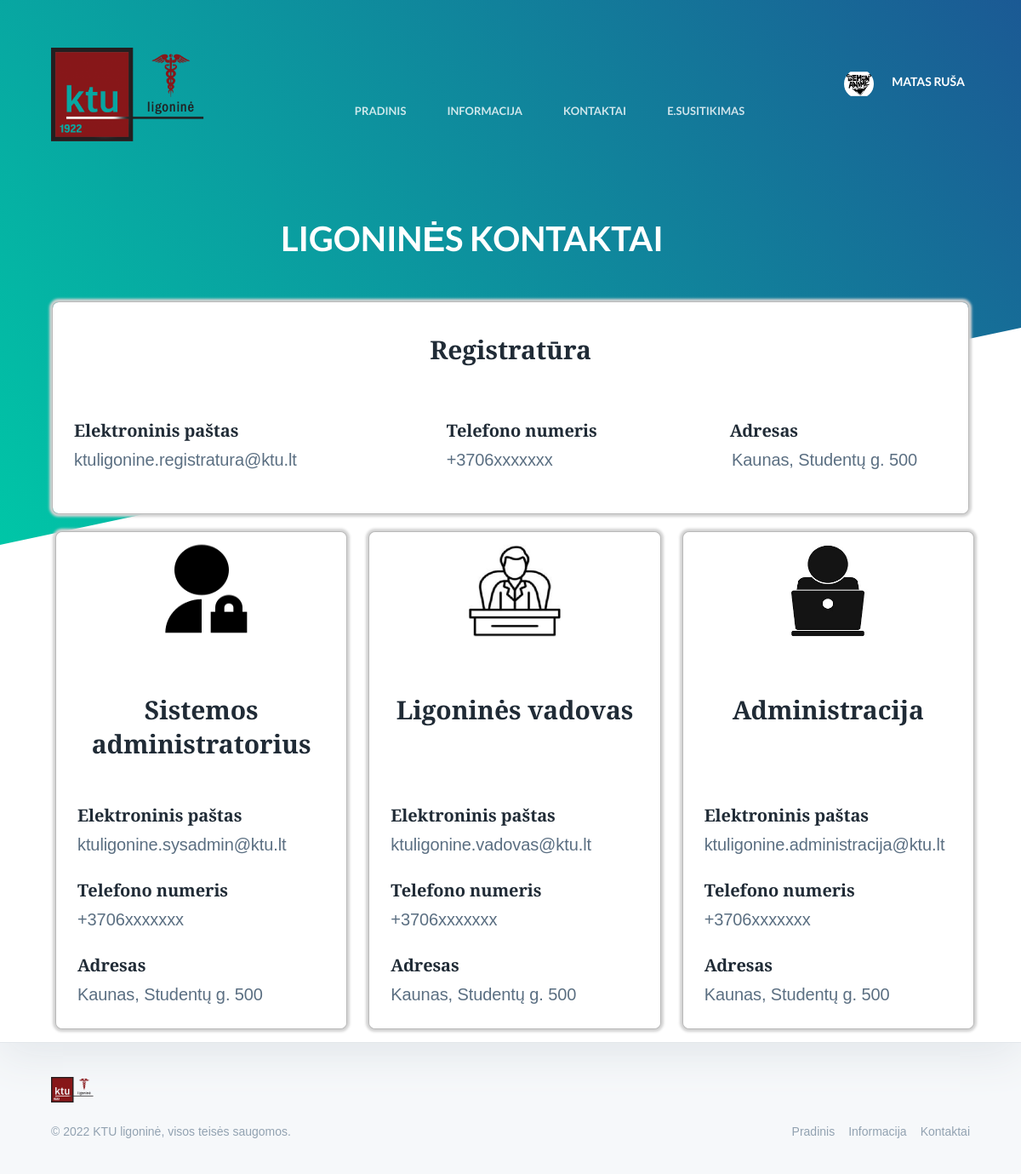
/kontaktai (signed in), run on the app's committed database.
### app.py (models this page shows, shortened)
class User(db.Model, UserMixin):
    unique_id = db.Column(db.String(20), primary_key = True, unique = True)
    first_name = db.Column(db.String(20))
    last_name = db.Column(db.String(20))
    personal_code = db.Column(db.String(11))
    birthday = db.Column(db.String(10))
    email = db.Column(db.String(50))
    phone = db.Column(db.String(15))
    position = db.Column(db.String(50))
    working_hours = db.Column(db.String(300))
    password = db.Column(db.String(50))
    image_url = db.Column(db.String(100))

### app.py (the view)
@app.route("/kontaktai")
def contacts():
    if(current_user.is_authenticated):
        return render_template('contacts.html', session = current_user)
    else:
        return render_template('contacts.html')

### app.py (called while the page is built)
@user_login.user_loader
def load_user(user_id):
    return User.query.get(user_id)

### templates/contacts.html (shortened to what this page needs)
<html class="sr" lang="lt"><head>
    <link href="https://cdn.jsdelivr.net/npm/bootstrap@4.5.0/dist/css/bootstrap.min.css" rel="stylesheet">
	<link href="/static/styles/patient_history/style.css" type="text/css" rel="stylesheet">
	<link href="{{ url_for('static', filename='styles/contacts/style.css') }}" rel="stylesheet">
	<link href="{{ url_for('static', filename='styles/contacts/css.css') }}" rel="stylesheet">
</head>
<body class="is-boxed has-animations" style="height: 100%;">
	<div class="body-wrap boxed-container">
		<header class="site-header">
            <div class="container">
                <div class="site-header-inner">
                    <div class="brand header-brand">
                        <h1 class="m-0">
                            <a href="#">
                                <svg width="32" height="32" viewBox="0 0 32 32" xmlns="http://www.w3.org/2000/svg">
                                    <title>KTU ligonine</title>
                                    <defs>
										</defs></svg></a><div id="header" style="min-width:200px;"><a href="/"><img class="main-logo" src="{{ url_for('static', filename='logo.png') }}" alt=""></a>
										</div>
                        </h1>
                    </div>
                    <ul class="header-links list-reset m-0 menu-pos" style="padding-left: 40px; padding-top: 70px;">
						<li><a href="{{ url_for('home') }}">Pradinis</a></li>
						<li><a href="{{ url_for('info') }}">Informacija</a></li>
						<li><a href="{{ url_for('contacts') }}">Kontaktai</a></li>
                        <li><a href="{{ url_for('meet') }}">E.Susitikimas</a></li>
					</ul>
                    {% if session.is_authenticated %}
					<div class="navbar_right">
                        <img src="{{ url_for('static', filename='user_images/' + session.image_url) }}" alt="profile_pic" style="position: absolute; border-radius: 50%;">
                        <div class="dropdown">
                            <button class="dropbtn">
                                <span class="username" style="padding-left: 50px;">{{ session.first_name }} {{ session.last_name }} </span>
                            </button>
                        </div>
                	</div>
                    {% else %}
                    <div style="width: 30%;"></div>
                    {% endif %}
                </div>
            </div>
        </header>
        <div class="container">
            <div class="site-header-inner">
                <div class="brand header-brand" style="margin-left:auto; margin-right:auto; width: 50%;">
                    <p class="section-header" style="width: 1000px;">Ligoninės kontaktai</p>
                </div>
            </div>
        </div>
        <div class="card" style="width:1078px;height: 250px;margin:0 auto;">
            <h3 class="card-title" style="padding-bottom: 25px;text-align: center;">Registratūra</h3>
            <div style="position:absolute;top:0;left:25px;padding-top: 112px;"><h6 class="card-text">Elektroninis paštas</h6></div>
            <div style="position:absolute;top:0;left:25px;padding-top: 170px;"><p class="card-text">ktuligonine.registratura@ktu.lt</p></div>
            <div style="position:absolute;top:0;right:200px;padding-top: 112px;"><h6 class="card-text">Adresas</h6></div>
            <div style="position:absolute;top:0;right: 60px;padding-top: 170px;"><p class="card-text">Kaunas, Studentų g. 500</p></div>
            <div style="position:absolute;lefT: 43%;padding-top: 112px;"><h6 class="card-text">Telefono numeris</h6></div>
            <div style="position:absolute;lefT: 43%;padding-top: 170px"><p class="card-text">+3706xxxxxxx</p></div>
        </div>
        <div class="container" style="overflow: visible;">
            <div class="card-columns" style="overflow: visible;">
                <div class="card">
                    <img class="card-img-top" src="{{ url_for('static', filename='icon-admin.png') }}" alt="Nuotrauka">
                    <div class="card-body">
                        <h3 class="card-title" style="padding-bottom: 25px; text-align: center;">Sistemos administratorius</h3>
                        <h6 class="card-text">Elektroninis paštas</h6>
                        <p class="card-text">ktuligonine.sysadmin@ktu.lt</p>
                        <h6 class="card-text">Telefono numeris</h6>
                        <p class="card-text">+3706xxxxxxx</p>
                        <h6 class="card-text">Adresas</h6>
                        <p class="card-text">Kaunas, Studentų g. 500</p>
                    </div>
                </div>
                <div class="card">
                    <img class="card-img-top" src="{{ url_for('static', filename='vadovas.png') }}" alt="Nuotrauka">
                    <div class="card-body">
                        <h3 class="card-title" style="padding-bottom: 65px; text-align: center;">Ligoninės vadovas</h3>
                        <h6 class="card-text">Elektroninis paštas</h6>
                        <p class="card-text">ktuligonine.vadovas@ktu.lt</p>
                        <h6 class="card-text">Telefono numeris</h6>
                        <p class="card-text">+3706xxxxxxx</p>
                        <h6 class="card-text">Adresas</h6>
                        <p class="card-text">Kaunas, Studentų g. 500</p>
                    </div>
                </div>
                <div class="card">
                    <img class="card-img-top" src="{{ url_for('static', filename='administration.jpg') }}" alt="Nuotrauka">
                    <div class="card-body">
                        <h3 class="card-title" style="padding-bottom: 65px; text-align: center;">Administracija</h3>
                        <h6 class="card-text">Elektroninis paštas</h6>
                        <p class="card-text">ktuligonine.administracija@ktu.lt</p>
                        <h6 class="card-text">Telefono numeris</h6>
                        <p class="card-text">+3706xxxxxxx</p>
                        <h6 class="card-text">Adresas</h6>
                        <p class="card-text">Kaunas, Studentų g. 500</p>
                    </div>
                </div>
            </div>
        </div>
    </div>
	<footer class="site-footer">
            <div class="container">
                <div class="site-footer-inner">
                    <div class="brand footer-brand">
                        <a href="#">
                            <img src="{{ url_for('static', filename='logo.png') }}" alt="" viewbox="0 0 32 32" width="50" height="50">
                        </a>
                    </div>
                    <ul class="footer-links list-reset">
                        <li>
                            <a href="{{ url_for('home') }}">Pradinis</a>
                        </li>
                        <li>
                            <a href="{{ url_for('info') }}">Informacija</a>
                        </li>
                        <li>
                            <a href="{{ url_for('contacts') }}">Kontaktai</a>
                        </li>
                    </ul>
                    <ul></ul>
                    <div class="footer-copyright">© 2022 KTU ligoninė, visos teisės saugomos.</div>
                </div>
            </div>
        </footer>
</body></html>

### data on the page
User: image_url (picture), first_name "MATAS", last_name "RUŠA"
